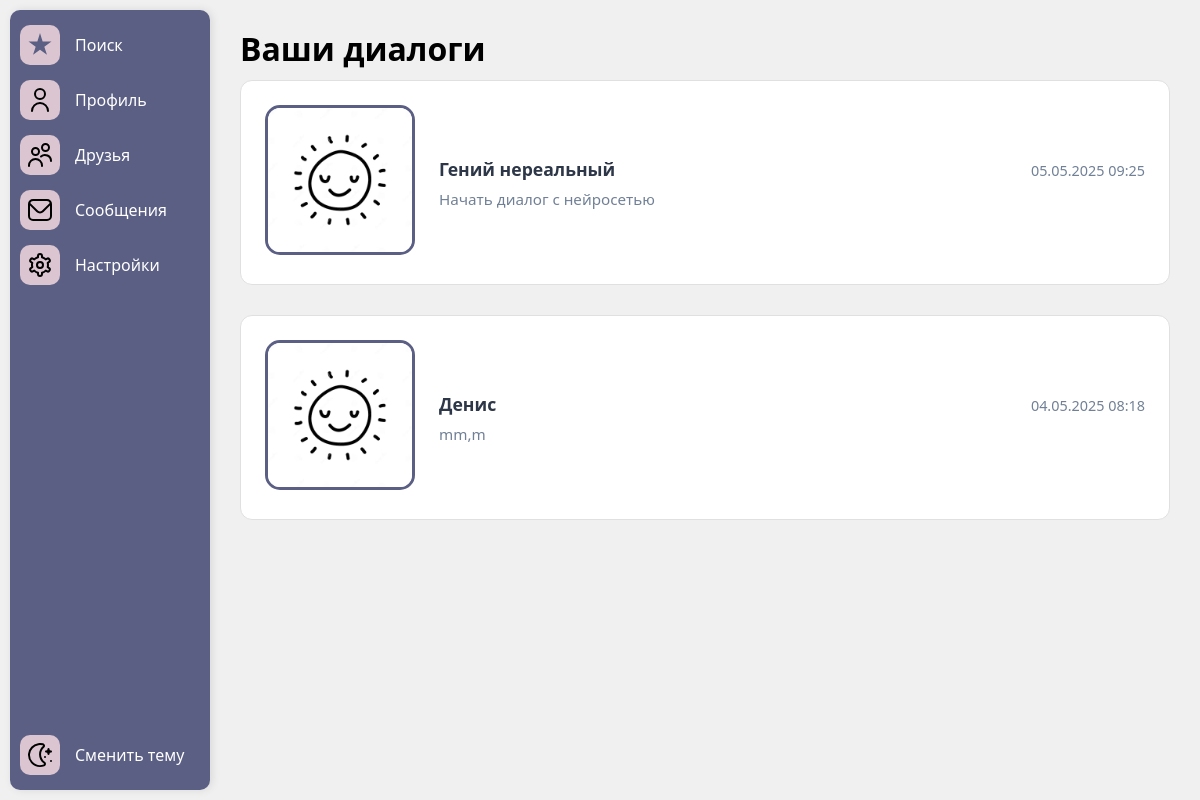
/messenger/ (signed in), run on an earlier commit of the app's database.
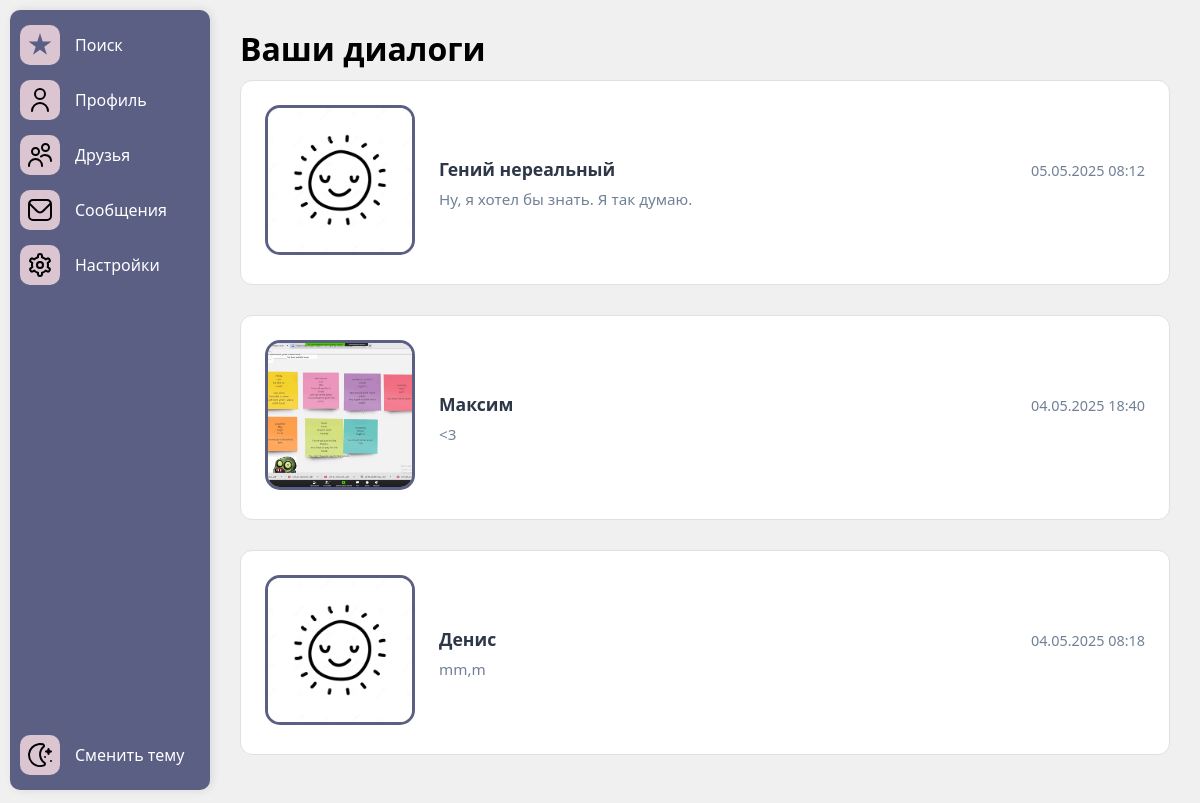
And on a later commit of the database.
### authuser/models.py (models this page shows, shortened)
class User(AbstractBaseUser, PermissionsMixin):
    full_name = models.CharField(max_length=100)
    email = models.EmailField(unique=True)
    is_active = models.BooleanField(default=True)
    is_staff = models.BooleanField(default=False)
    is_ai = models.BooleanField(default=False)
    objects = CustomUserManager()
    USERNAME_FIELD = 'email'
    REQUIRED_FIELDS = ['full_name']

class Profile(models.Model):
    user = models.OneToOneField(User, on_delete=models.CASCADE, related_name='profile')
    avatar = models.ImageField(upload_to='avatars/', blank=True, null=True, default='avatars/default_avatar.jpg')
    gender = models.ForeignKey('Gender', on_delete=models.SET_NULL, blank=True, null=True)
    job = models.CharField(max_length=20, blank=True, null=True)
    birth_date = models.DateField(blank=True, null=True)
    bio = models.CharField(max_length=200, blank=True, null=True)
    city = models.ForeignKey('City', on_delete=models.SET_NULL, blank=True, null=True)
    interests = models.ManyToManyField('Interest', blank=True)
    height = models.PositiveIntegerField(blank=True, null=True)
    zodiac_sign = models.ForeignKey('Zodiac', on_delete=models.SET_NULL, blank=True, null=True)
    smoking = models.ForeignKey('Smoking', on_delete=models.SET_NULL, blank=True, null=True)
    alcohol = models.ForeignKey('Alcohol', on_delete=models.SET_NULL, blank=True, null=True)
    religion = models.ForeignKey('Religion', on_delete=models.SET_NULL, blank=True, null=True)
    education = models.ForeignKey('Education', on_delete=models.SET_NULL, blank=True, null=True)
    children = models.ForeignKey('Children', on_delete=models.SET_NULL, blank=True, null=True)
    language = models.ManyToManyField('Language', blank=True, null=True)
    relationship = models.ForeignKey('Relationship', on_delete=models.SET_NULL, blank=True, null=True)

### messenger/models.py (models this page shows)
class Message(models.Model):
    sender = models.ForeignKey(User, on_delete=models.CASCADE, related_name='sent_messages')
    receiver = models.ForeignKey(User, on_delete=models.CASCADE, related_name='received_messages')
    text = models.TextField()
    timestamp = models.DateTimeField(auto_now_add=True)
    is_read = models.BooleanField(default=False)
    class Meta:
        ordering = ['-timestamp']

### messenger/views.py (the view)
# urls.py: path('messenger/', messenger, name='messenger'),
def messenger(request):
    current_user = request.user
    sent_to_user_ids = Message.objects.filter(receiver=current_user).values_list('sender_id', flat=True)
    sent_by_user_ids = Message.objects.filter(sender=current_user).values_list('receiver_id', flat=True)
    interlocutor_ids = set(list(sent_by_user_ids) + list(sent_to_user_ids))
    try:
        ai_user = User.objects.get(id=11)
        interlocutor_ids.add(ai_user.id)
    except User.DoesNotExist:
        print("Dialog list: AI user not found in database.")
    interlocutors = User.objects.filter(id__in=interlocutor_ids)
    dialogs_data = []
    for interlocutor in interlocutors:
        last_message = Message.objects.filter(
            (Q(sender=current_user,
               receiver=interlocutor) |
             Q(sender=interlocutor, receiver=current_user))
        ).order_by('-timestamp').first()
        if last_message or (hasattr(interlocutor, 'is_ai') and interlocutor.is_ai):
            dialog_info = {
                'interlocutor': interlocutor,
                'last_message': last_message
            }
            if (hasattr(interlocutor, 'is_ai') and interlocutor.is_ai) and not last_message:
                dialog_info['last_message'] = type('obj', (object,), {
                    'text': "Начать диалог с нейросетью",
                    'timestamp': timezone.now()
                })()
            dialogs_data.append(dialog_info)
    dialogs_data.sort(key=lambda x: x['last_message'].timestamp, reverse=True)
    context = {
        'dialogs': dialogs_data,
        'user': current_user,
    }
    return render(request, 'dialog_list.html', context)

### templates/dialog_list.html
{% extends 'base.html' %}
{% load static %}
{% block content %}
<link rel="stylesheet" href="{% static 'css/dialog_list_style.css' %}">
<ul class="dialog-list">
    <div>
        <h1 style="margin-top: -35px; margin-bottom: 10px; ">Ваши диалоги</h1>
    </div>
    {% for dialog in dialogs %}
    <li class="dialog-item">
        <a href="{% url 'messenger_detail' dialog.interlocutor.id %}">
            <div class="avatar-wrapper">
                <img class="avatar"
                     src="{{ dialog.interlocutor.profile.avatar.url }}"
                     alt="{{ dialog.interlocutor.full_name }}"
                     onclick="openPhotoPreview(this.src)">
            </div>
            <div class="dialog-content">
                <div class="dialog-header">
                    <span class="dialog-name">{{ dialog.interlocutor.full_name }}</span>
                    <span class="timestamp">{{ dialog.last_message.timestamp|date:"d.m.Y H:i" }}</span>
                </div>
                <p class="last-message">
                    {{ dialog.last_message.text|truncatechars:50 }}
                </p>
            </div>
        </a>
    </li>
    {% empty %}
    <li class="empty-state">У вас пока нет диалогов</li>
    {% endfor %}
</ul>
{% endblock %}

### templates/base.html (shortened to what this page needs)
{% load static %}
<!DOCTYPE html>
<html lang="ru">
<head>
    <link rel="stylesheet" href="{% static 'css/sidebar_styles.css' %}">
</head>
<body>
    <div class="user-home">
        <nav class="sidebar">
            <div class="sidebar-content">
                <a href="{% url 'search_settings' %}" class="sidebar-item">
                    <div class="icon">
                        <div class="sidebar-star"></div>
                    </div>
                    <span>Поиск</span>
                </a>
                <a href="{% url 'profile' %}" class="sidebar-item">
                    <div class="icon">
                        <img src="{% static 'icons/profile.svg' %}" alt="Профиль" />
                    </div>
                    <span>Профиль</span>
                </a>
                <a href="{% url 'friends' %}" class="sidebar-item">
                    <div class="icon">
                        <img src="{% static 'icons/friends.svg' %}" alt="Друзья" />
                    </div>
                    <span>Друзья</span>
                </a>
                <a href="{% url 'messenger' %}" class="sidebar-item">
                    <div class="icon">
                        <img src="{% static 'icons/messages.svg' %}" alt="Сообщения" />
                    </div>
                    <span>Сообщения</span>
                </a>
                <a href="{% url 'settings_page' %}" class="sidebar-item">
                    <div class="icon">
                        <img src="{% static 'icons/settings.svg' %}" alt="Настройки" />
                    </div>
                    <span>Настройки</span>
                </a>
                <div class="sidebar-item theme-toggle" onclick="toggleTheme()">
                    <div class="icon">
                        <img id="theme-icon" src="{% static 'icons/tema-light.svg' %}" alt="Сменить тему" />
                    </div>
                    <span>Сменить тему</span>
                </div>
            </div>
        </nav>
        <main class="main-window">
            {% block content %}{% endblock %}
        </main>
    </div>
</body>
</html>

### static/css/sidebar_styles.css (style rules this page uses)
* { box-sizing: border-box; margin: 0; padding: 0; }
.main-window { margin-left: 210px; flex: 1; padding: 0px; min-height: 100vh; }
body { font-family: 'Segoe UI', sans-serif; background: #f0f0f0; transition: background 0.3s; }
.user-home { display: flex; min-height: 100vh; position: relative; }
.sidebar { position: fixed; left: 0; top: 0; bottom: 0; width: 200px; background: #5B5F84; padding: 15px 0; border-radius: 10px; margin: 10px 0 10px 10px; height: calc(100vh - 20px); overflow-y: auto; display: flex; flex-direction: column; box-shadow: 2px 0 8px rgba(0,0,0,0.1); }
.sidebar-star { width: 24px; height: 24px; background: #5B5F84; clip-path: polygon(50% 0%, 61% 35%, 98% 35%, 68% 57%, 79% 91%, 50% 70%, 21% 91%, 32% 57%, 2% 35%, 39% 35%); }
.sidebar-content { flex: 1; display: flex; flex-direction: column; gap: 15px; padding: 0 10px; justify-content: space-between; }
.theme-toggle { margin-top: auto; }
.sidebar-item { display: flex; align-items: center; color: white; text-decoration: none; border-radius: 8px; white-space: nowrap; height: 40px; }
.sidebar-item .icon { width: 40px; height: 40px; display: flex; align-items: center; justify-content: center; font-size: 24px; border-radius: 10px; flex-shrink: 0; transition: 0.2s; background: #DBC5D1; color: #5B5F84; }
.sidebar-item span { opacity: 1; margin-left: 15px; }
.sidebar-item .icon img { width: 24px; height: 24px; object-fit: contain; }

### static/css/dialog_list_style.css (style rules this page uses)
.dialog-list { list-style: none; padding: 30px; width: 100%; margin: 2rem auto; }
.dialog-item { background: #ffffff; border-radius: 12px; margin-bottom: 30px; transition: transform 0.2s, box-shadow 0.2s; border: 1px solid #e0e0e0; }
.dialog-item a { display: flex; align-items: center; padding: 1.5rem; text-decoration: none; color: #2d3748; gap: 1.5rem; }
.avatar-wrapper { position: relative; flex-shrink: 0; }
.avatar { width: 150px; height: 150px; border-radius: 10%; object-fit: cover; border: 3px solid #5B5F84; transition: transform 0.2s; }
.dialog-content { flex: 1; min-width: 0; }
.dialog-header { display: flex; justify-content: space-between; align-items: baseline; gap: 1rem; margin-bottom: 0.5rem; }
.dialog-name { font-weight: 600; font-size: 1.1rem; color: #2d3748; white-space: nowrap; overflow: hidden; text-overflow: ellipsis; }
.timestamp { font-size: 0.9rem; color: #718096; flex-shrink: 0; }
.last-message { color: #718096; font-size: 0.95rem; display: -webkit-box; -webkit-line-clamp: 2; -webkit-box-orient: vertical; overflow: hidden; }

What changed in the data, as far as the page shows it:
computed for User "Гений нереальный": last_message.timestamp "05.05.2025 09:25" → "05.05.2025 08:12"; last_message.text "Начать диалог с нейросетью" → "Ну, я хотел бы знать. Я так думаю."
added User: interlocutor.profile.avatar (picture), interlocutor.full_name "Максим", last_message.timestamp "04.05.2025 18:40", last_message.text "<3"
